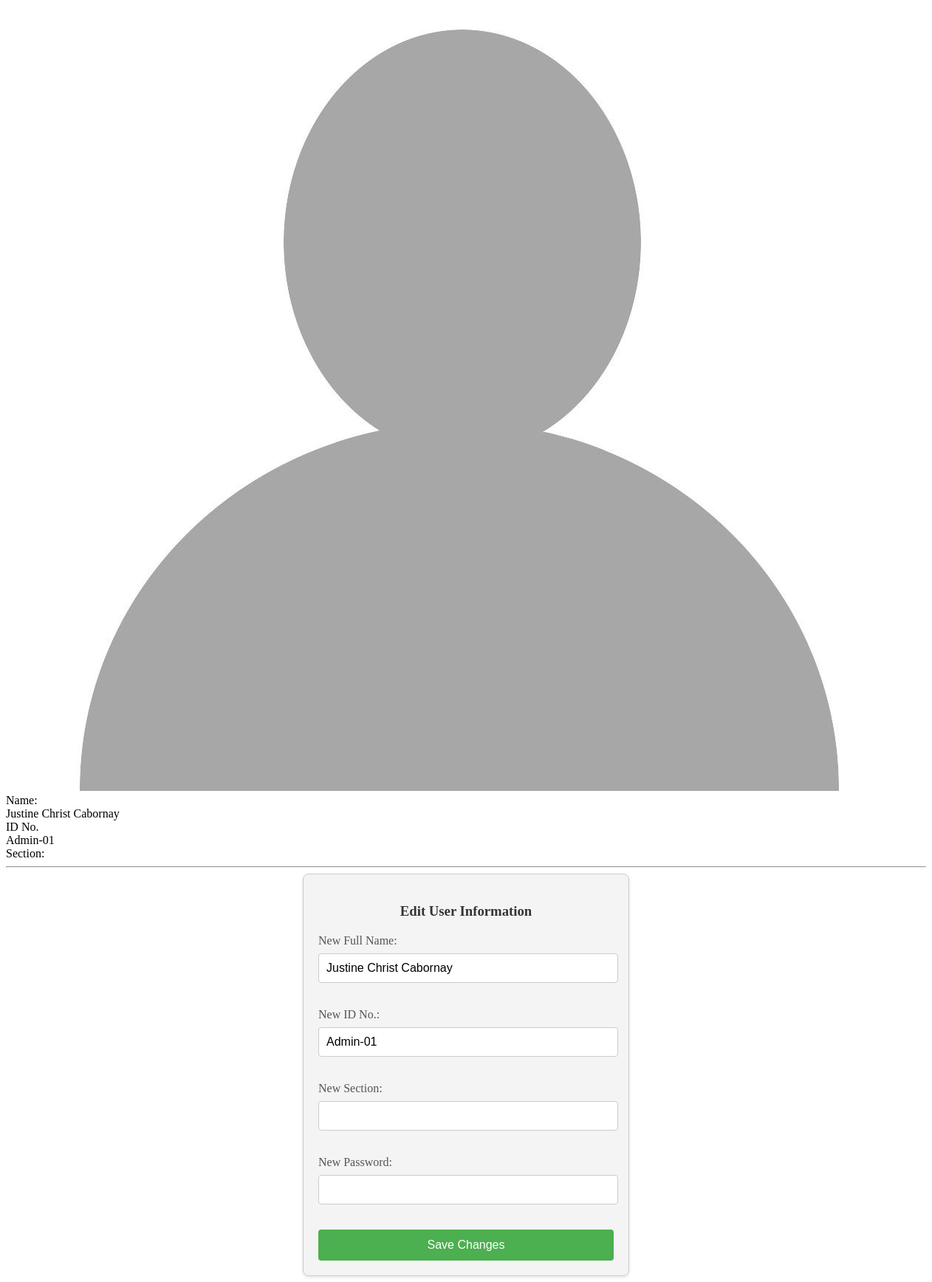
The app's page /admin/modal_content.php?userId=Admin-01 with its own data.
### tables this page shows
CREATE TABLE `users` (
  `id` int(6) UNSIGNED NOT NULL,
  `full_name` varchar(255) NOT NULL,
  `IDNo` varchar(50) NOT NULL,
  `section` varchar(15) NOT NULL,
  `role` enum('student','instructor','admin') NOT NULL,
  `password` varchar(255) NOT NULL,
  `imgPath` varchar(100) NOT NULL,
  `created_at` timestamp NOT NULL DEFAULT current_timestamp()
);

### admin/modal_content.php (the view, shortened to what this page needs)
<?php
$userData = [];
$imgPath = "../assets/images/default.jpg";
if (isset($_GET['userId'])) {
    $userId = $_GET['userId'];
    $servername = "localhost";
    $username = "root";
    $password = "";
    $database = "strv";
    $conn = new mysqli($servername, $username, $password, $database);
    $query = $conn->prepare("SELECT * FROM users WHERE IDNo = ?");
    $query->bind_param('s', $userId);
    $query->execute();
    $result = $query->get_result();
    $userData = $result->fetch_assoc();
} else {
    echo "Invalid request.";
    exit();
}
?>
<!DOCTYPE html>
<html lang="en">
<head>
</head>
<body>
    <div class='mainContainer'>
        <header>
            <div class='imgContainer'>
                <img src='<?php echo $imgPath; ?>' alt='student_image' class='mainIMG'>
            </div>
            <div class='infoContainer'>
                <div class='nameContainer'>
                    <div class='info'>Name:</div>
                    <?php echo htmlspecialchars($userData['full_name']); ?>
                </div>
                <div class='idContainer'>
                    <div class='info'>ID No.</div>
                    <?php echo htmlspecialchars($userData['IDNo']); ?>
                </div>
                <div class='sectionContainer'>
                    <div class='info'>Section:</div>
                </div>
            </div>
        </header>
        <hr>
        <div class='changeInfoContainer'>
            <h3>Edit User Information</h3>
            <form id='changeInfoForm' action='update_user.php' method='post'>
                <label for='newFullName'>New Full Name:</label>
                <input type='text' id='newFullName' name='newFullName' value='<?php echo htmlspecialchars($userData['full_name']); ?>'><br><br>
                <label for='newIdNo'>New ID No.:</label>
                <input type='text' id='newIdNo' name='newIdNo' value='<?php echo htmlspecialchars($userData['IDNo']); ?>'><br><br>
                <label for='newSection'>New Section:</label>
                <input type='text' id='newSection' name='newSection' value='<?php echo htmlspecialchars($userData['section']); ?>'><br><br>
                <label for='newPassword'>New Password:</label>
                <input type='password' id='newPassword' name='newPassword'><br><br>
                <button type='submit' id='saveChangesBtn'>Save Changes</button>
            </form>
        </div>
    </div>
</body>
</html>

### admin/modal_content.php (style rules this page uses)
.changeInfoContainer { max-width: 400px; margin: 0 auto; padding: 20px; border: 1px solid #ccc; border-radius: 8px; background-color: #f4f4f4; box-shadow: 0 2px 4px rgba(0, 0, 0, 0.1); }
.changeInfoContainer h3 { text-align: center; margin-bottom: 20px; color: #333; }
.changeInfoContainer label { display: block; margin-bottom: 8px; color: #555; }
.changeInfoContainer input[type="text"], .changeInfoContainer input[type="password"] { width: calc(100% - 16px); padding: 10px; border: 1px solid #ccc; border-radius: 4px; margin-bottom: 16px; font-size: 16px; }
.changeInfoContainer button { width: 100%; padding: 12px; background-color: #4CAF50; color: white; border: none; border-radius: 4px; cursor: pointer; font-size: 16px; transition: background-color 0.3s ease; }

### records on screen
users: full_name "Justine Christ Cabornay", IDNo "Admin-01", newFullName "Justine Christ Cabornay", newIdNo "Admin-01"
